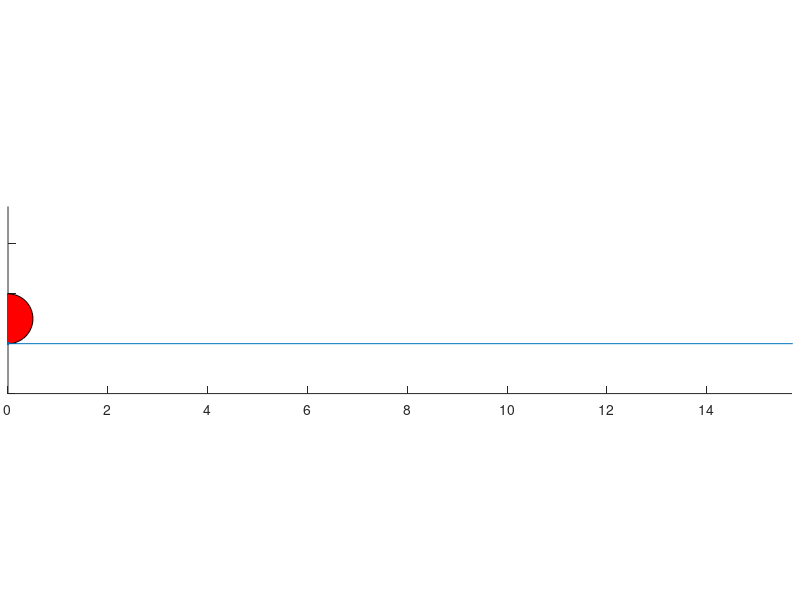

Write MATLAB code to recreate this figure. (Note: this script raises an error after producing the figure.)
%cycloid
len=0.75; %length of line connected to centre of rolling circle
r=0.5;    %radius of rolling circle
          %if len=r then it becomes cycloid
n=0;
roughx=[];
roughy=[];
dtheta=pi/20;
t=linspace(0,2*pi,50);

[x,y]=pol2cart(t,r);
h1=patch(x,y,'r');%draw the circle

xl=[-len 0];yl=[0 0];%coordinates of line
h2=line(0,0);%draw line connected to centre of rolling circle

axis equal
axis([0 5*pi -1 1.5+(r+len)]);
set(gca,'position',[0.01 0.01 0.98 0.98])
set(gcf,'position',[10 40 1200 500])

line([-2 17],[0 0])%base line

upto=2*5*pi+dtheta;
while n<upto && ishandle(h2)
     set(h1,'xdata',x+n*r,'ydata',y-min(y));%move circle forward by

     [x3,y3]=transform2d(xl,yl,n*r,r,-n,0,0);%rotate and translate line
     set(h2,'xdata',x3,'ydata',y3);
     line([roughx x3(1)],[roughy y3(1)])
     roughx=x3(1);
     roughy=y3(1);
     pause(0.025)
     n=n+dtheta;
end